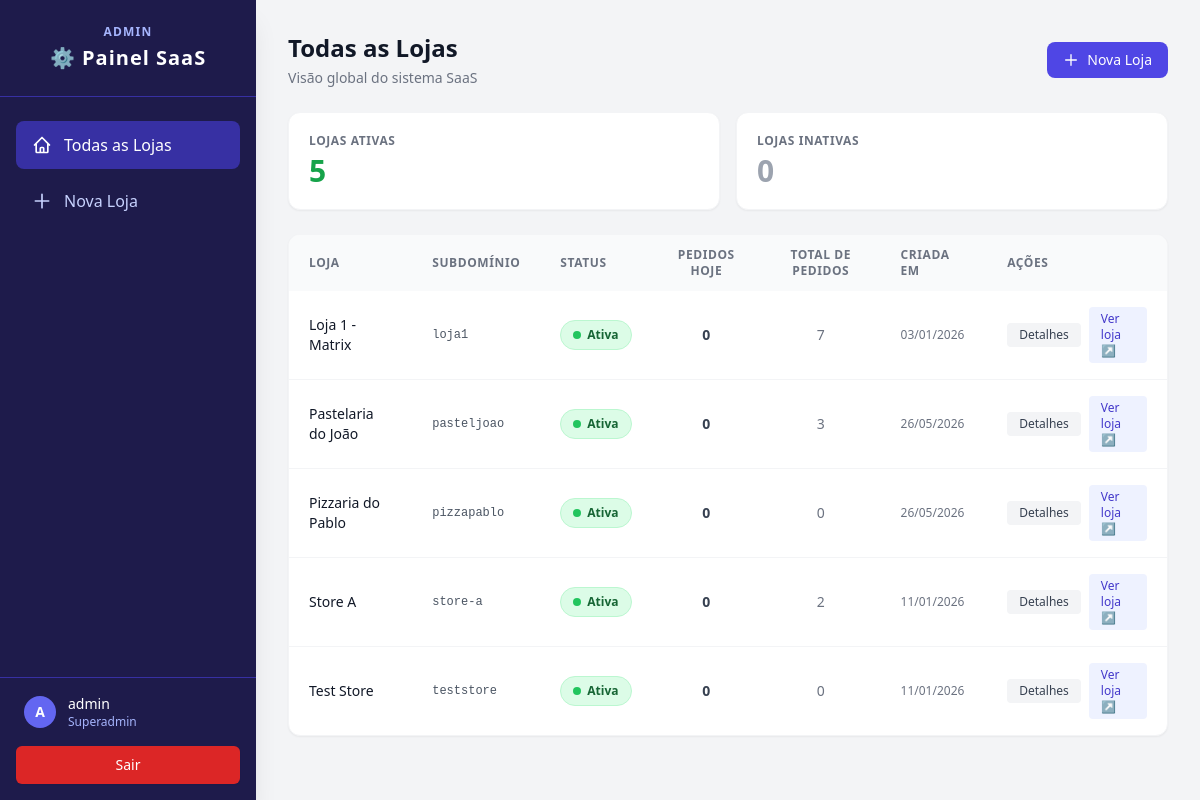
/saas/ (signed in), run on the app's committed database.
### core/models.py (models this page shows, shortened)
class Store(models.Model):
    name = models.CharField(max_length=255)
    subdomain = models.CharField(max_length=255, unique=True)
    is_active = models.BooleanField(default=True)
    logo = models.ImageField(upload_to='store_logos/', null=True, blank=True)
    cover_image = models.ImageField(upload_to='store_covers/', null=True, blank=True)
    mercadopago_access_token = models.CharField(max_length=255, blank=True, null=True, help_text="Token de acesso do MercadoPago para esta loja")
    delivery_fee = models.DecimalField(
        max_digits=10, decimal_places=2,
        default=Decimal('0.00'),
        validators=[MinValueValidator(Decimal('0.00'))],
        help_text="Taxa de entrega cobrada nos pedidos online. 0,00 = entrega gratuita."
    )
    free_delivery_threshold = models.DecimalField(
        max_digits=10, decimal_places=2,
        null=True, blank=True, default=None,
        validators=[MinValueValidator(Decimal('0.00'))],
        help_text="Pedidos com subtotal >= este valor ganham entrega gratuita. Nulo = recurso desativado."
    )
    delivery_enabled = models.BooleanField(
        default=True,
        help_text="Quando False, a loja não aceita novos pedidos online."
    )
    payment_online_enabled = models.BooleanField(
        default=True,
        help_text="Aceitar pagamento online via MercadoPago (PIX/Checkout Pro)."
    )
    payment_cash_enabled = models.BooleanField(
        default=True,
        help_text="Aceitar pagamento em dinheiro na entrega."
    )
    payment_card_enabled = models.BooleanField(
        default=True,
        help_text="Aceitar pagamento com cartão na maquininha."
    )
    created_at = models.DateTimeField(auto_now_add=True)
    updated_at = models.DateTimeField(auto_now=True)
    owner = models.OneToOneField(
        'auth.User',
        on_delete=models.SET_NULL,
        null=True,
        blank=True,
        related_name='owned_store',
    )

### core/saas_views.py (the view)
# urls.py: path('', SaasDashboardView.as_view(), name='saas_dashboard'),
class SaasDashboardView(SuperuserRequiredMixin, View):
    def get(self, request):
        today = timezone.localdate()
        stores = (
            Store.objects
            .annotate(
                total_orders=Count('order_related'),
                orders_today=Count(
                    'order_related',
                    filter=Q(order_related__created_at__date=today),
                ),
            )
            .select_related('owner')
            .order_by('name')
        )
        active_count = Store.objects.filter(is_active=True).count()
        inactive_count = Store.objects.filter(is_active=False).count()
        return render(request, 'core/saas/dashboard.html', {
            'stores': stores,
            'active_count': active_count,
            'inactive_count': inactive_count,
        })

### core/cart.py (called while the page is built)
    def get_total_price(self):
        return sum(Decimal(item['price']) * item['quantity'] for item in self.cart.values())

### core/context_processors.py (called while the page is built)
def theme_preference(request):
    user = getattr(request, 'user', None)
    if user is None or not user.is_authenticated:
        return {'theme_pref': 'system'}
    settings_obj = getattr(user, 'settings', None)
    theme = getattr(settings_obj, 'theme', None) if settings_obj else None
    return {'theme_pref': theme or 'system'}

### core/saas_views.py (called while the page is built)
    def dispatch(self, request, *args, **kwargs):
        if not request.user.is_authenticated:
            return redirect('/login/')
        if not request.user.is_superuser:
            return redirect('/dashboard/')
        set_current_tenant(None)
        return super().dispatch(request, *args, **kwargs)

### core/utils.py (called while the page is built)
def set_current_tenant(tenant):
    token = _tenant_context.set(tenant)
    return token

def reset_current_tenant(token):
    _tenant_context.reset(token)

### templates/core/saas/dashboard.html (shortened to what this page needs)
{% extends "core/saas/saas_base.html" %}
{% block content %}
<div class="flex items-center justify-between mb-6">
    <div>
        <h2 class="text-2xl font-bold text-gray-900 dark:text-white">Todas as Lojas</h2>
        <p class="text-sm text-gray-500 dark:text-gray-400 mt-1">Visão global do sistema SaaS</p>
    </div>
    <a href="{% url 'saas_store_create' %}"
        class="inline-flex items-center px-4 py-2 bg-indigo-600 hover:bg-indigo-700 text-white text-sm font-medium rounded-lg transition-colors">
        <svg class="w-4 h-4 mr-2" fill="none" stroke="currentColor" viewBox="0 0 24 24">
            <path stroke-linecap="round" stroke-linejoin="round" stroke-width="2" d="M12 4v16m8-8H4" />
        </svg>
        Nova Loja
    </a>
</div>
<div class="grid grid-cols-2 gap-4 mb-6">
    <div class="bg-white dark:bg-gray-800 rounded-xl p-5 shadow-sm border border-gray-100 dark:border-gray-700">
        <p class="text-xs font-semibold uppercase tracking-wider text-gray-500 dark:text-gray-400">Lojas Ativas</p>
        <p class="text-3xl font-bold text-green-600 dark:text-green-400 mt-1">{{ active_count }}</p>
    </div>
    <div class="bg-white dark:bg-gray-800 rounded-xl p-5 shadow-sm border border-gray-100 dark:border-gray-700">
        <p class="text-xs font-semibold uppercase tracking-wider text-gray-500 dark:text-gray-400">Lojas Inativas</p>
        <p class="text-3xl font-bold text-gray-400 dark:text-gray-500 mt-1">{{ inactive_count }}</p>
    </div>
</div>
<div class="bg-white dark:bg-gray-800 rounded-xl shadow-sm border border-gray-100 dark:border-gray-700 overflow-hidden">
    {% if stores %}
    <table class="w-full text-sm">
        <thead>
            <tr class="bg-gray-50 dark:bg-gray-700/50 text-left text-xs font-semibold uppercase tracking-wider text-gray-500 dark:text-gray-400">
                <th class="px-5 py-3">Loja</th>
                <th class="px-5 py-3">Subdomínio</th>
                <th class="px-5 py-3">Status</th>
                <th class="px-5 py-3 text-center">Pedidos Hoje</th>
                <th class="px-5 py-3 text-center">Total de Pedidos</th>
                <th class="px-5 py-3">Criada em</th>
                <th class="px-5 py-3">Ações</th>
            </tr>
        </thead>
        <tbody class="divide-y divide-gray-100 dark:divide-gray-700">
            {% for store in stores %}
            <tr class="hover:bg-gray-50 dark:hover:bg-gray-700/30 transition-colors">
                <td class="px-5 py-4">
                    <a href="{% url 'saas_store_detail' store.pk %}" class="font-medium text-gray-900 dark:text-white hover:text-indigo-600 dark:hover:text-indigo-400">
                        {{ store.name }}
                    </a>
                </td>
                <td class="px-5 py-4 text-gray-600 dark:text-gray-300 font-mono text-xs">{{ store.subdomain }}</td>
                <td class="px-5 py-4">
                    <div id="toggle-{{ store.pk }}">
                        {% include "core/saas/partials/store_toggle.html" %}
                    </div>
                </td>
                <td class="px-5 py-4 text-center font-semibold text-gray-700 dark:text-gray-200">{{ store.orders_today }}</td>
                <td class="px-5 py-4 text-center text-gray-500 dark:text-gray-400">{{ store.total_orders }}</td>
                <td class="px-5 py-4 text-gray-500 dark:text-gray-400 text-xs">{{ store.created_at|date:"d/m/Y" }}</td>
                <td class="px-5 py-4">
                    <div class="flex items-center gap-2">
                        <a href="{% url 'saas_store_detail' store.pk %}"
                            class="px-3 py-1 text-xs font-medium rounded bg-gray-100 dark:bg-gray-700 text-gray-700 dark:text-gray-200 hover:bg-gray-200 dark:hover:bg-gray-600 transition-colors">
                            Detalhes
                        </a>
                        <a href="http://{{ store.subdomain }}.localhost:8000/" target="_blank"
                            class="px-3 py-1 text-xs font-medium rounded bg-indigo-50 dark:bg-indigo-900/30 text-indigo-700 dark:text-indigo-300 hover:bg-indigo-100 dark:hover:bg-indigo-900/50 transition-colors">
                            Ver loja ↗
                        </a>
                    </div>
                </td>
            </tr>
            {% endfor %}
        </tbody>
    </table>
    {% else %}
    <div class="px-5 py-12 text-center text-gray-400 dark:text-gray-500">
        <p class="text-lg">Nenhuma loja cadastrada ainda.</p>
        <a href="{% url 'saas_store_create' %}" class="mt-3 inline-block text-indigo-600 dark:text-indigo-400 hover:underline text-sm">Criar a primeira loja →</a>
    </div>
    {% endif %}
</div>
{% endblock %}

### templates/core/saas/saas_base.html (shortened to what this page needs)
<!DOCTYPE html>
<html lang="pt-br" class="{% if theme_pref == 'dark' %}dark{% endif %}">
<head>
    <script src="https://cdn.tailwindcss.com"></script>
</head>
<body class="bg-gray-100 dark:bg-gray-900 dark:text-gray-100 font-sans transition-colors" hx-headers='{"X-CSRFToken": "{{ csrf_token }}"}'>
    <aside class="w-64 h-screen fixed left-0 top-0 bg-indigo-950 dark:bg-gray-950 text-white flex flex-col shadow-xl z-50">
        <div class="p-6 flex flex-col items-center justify-center border-b border-indigo-800 dark:border-gray-800">
            <span class="text-xs font-semibold uppercase tracking-widest text-indigo-300 mb-1">Admin</span>
            <h1 class="text-xl font-bold tracking-wider text-white">⚙ Painel SaaS</h1>
        </div>
        <nav class="flex-1 px-4 py-6 space-y-2">
            <a href="{% url 'saas_dashboard' %}"
                class="flex items-center px-4 py-3 text-indigo-200 hover:bg-indigo-800 hover:text-white rounded-lg transition-colors {% if request.resolver_match.url_name == 'saas_dashboard' %}bg-indigo-800 text-white{% endif %}">
                <svg class="w-5 h-5 mr-3" fill="none" stroke="currentColor" viewBox="0 0 24 24">
                    <path stroke-linecap="round" stroke-linejoin="round" stroke-width="2"
                        d="M3 12l2-2m0 0l7-7 7 7M5 10v10a1 1 0 001 1h3m10-11l2 2m-2-2v10a1 1 0 01-1 1h-3m-6 0a1 1 0 001-1v-4a1 1 0 011-1h2a1 1 0 011 1v4a1 1 0 001 1m-6 0h6" />
                </svg>
                Todas as Lojas
            </a>
            <a href="{% url 'saas_store_create' %}"
                class="flex items-center px-4 py-3 text-indigo-200 hover:bg-indigo-800 hover:text-white rounded-lg transition-colors {% if request.resolver_match.url_name == 'saas_store_create' %}bg-indigo-800 text-white{% endif %}">
                <svg class="w-5 h-5 mr-3" fill="none" stroke="currentColor" viewBox="0 0 24 24">
                    <path stroke-linecap="round" stroke-linejoin="round" stroke-width="2" d="M12 4v16m8-8H4" />
                </svg>
                Nova Loja
            </a>
        </nav>
        <div class="p-4 border-t border-indigo-800 dark:border-gray-800">
            <div class="flex items-center mb-4 px-2">
                <div class="w-8 h-8 rounded-full bg-indigo-500 flex items-center justify-center text-sm font-bold">
                    {{ request.user.username|slice:":1"|upper }}
                </div>
                <div class="ml-3">
                    <p class="text-sm font-medium text-white">{{ request.user.username }}</p>
                    <p class="text-xs text-indigo-300">Superadmin</p>
                </div>
            </div>
            <form action="{% url 'logout' %}" method="post">
                <button type="submit"
                    class="w-full flex items-center justify-center px-4 py-2 border border-transparent rounded-md shadow-sm text-sm font-medium text-white bg-red-600 hover:bg-red-700 focus:outline-none">
                    Sair
                </button>
            </form>
        </div>
    </aside>
    <main class="ml-64 p-8 min-h-screen">
        {% block content %}{% endblock %}
    </main>
</body>
</html>

### templates/core/saas/partials/store_toggle.html (shortened to what this page needs)
<form id="toggle-form-{{ store.pk }}"
      hx-post="{% url 'saas_store_toggle' store.pk %}"
      hx-target="#toggle-{{ store.pk }}"
      hx-swap="innerHTML">
    {% if store.is_active %}
    <button type="submit"
        class="inline-flex items-center gap-1.5 px-3 py-1.5 rounded-full text-xs font-semibold bg-green-100 dark:bg-green-900/40 text-green-800 dark:text-green-200 border border-green-200 dark:border-green-700 hover:bg-green-200 dark:hover:bg-green-900/70 transition cursor-pointer">
        <span class="inline-block w-2 h-2 rounded-full bg-green-500"></span>
        Ativa
    </button>
    {% endif %}
</form>

### data on the page
Store: name "Loja 1 - Matrix", subdomain "loja1", is_active True (drawn), orders_today "0", total_orders "7", created_at "03/01/2026"
Store: name "Pastelaria do João", subdomain "pasteljoao", is_active True (drawn), orders_today "0", total_orders "3", created_at "26/05/2026"
Store: name "Pizzaria do Pablo", subdomain "pizzapablo", is_active True (drawn), orders_today "0", total_orders "0", created_at "26/05/2026"
Store: name "Store A", subdomain "store-a", is_active True (drawn), orders_today "0", total_orders "2", created_at "11/01/2026"
Store: name "Test Store", subdomain "teststore", is_active True (drawn), orders_today "0", total_orders "0", created_at "11/01/2026"

### other printed values
{{ request.user.username|slice:":1"|upper }} "A"
{{ request.user.username }} "admin"
{{ active_count }} "5"
{{ inactive_count }} "0"
